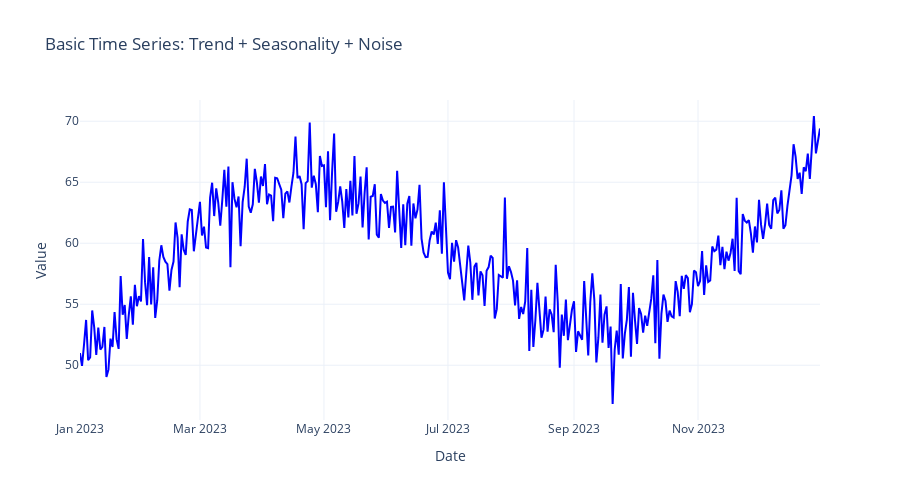

Here is the notebook cell this chart was saved with:
### Markdown cell above
## 2. Basic Time Series Visualization

Let's start by creating and visualizing a simple time series. A time series is simply data points collected at successive time intervals.

### Code cell
# Generate a time series with trend and seasonality
n = 365  # one year of daily data
time = np.arange(n)
trend = 0.05 * time
seasonality = 10 * np.sin(2 * np.pi * time / 365)
noise = np.random.normal(0, 2, n)
ts_basic = trend + seasonality + noise + 50

# Create a date range
dates = pd.date_range(start='2023-01-01', periods=n, freq='D')

# Create interactive plot
fig = go.Figure()
fig.add_trace(go.Scatter(x=dates, y=ts_basic, mode='lines', name='Time Series',
                         line=dict(color='blue', width=2)))

fig.update_layout(
    title='Basic Time Series: Trend + Seasonality + Noise',
    xaxis_title='Date',
    yaxis_title='Value',
    hovermode='x unified',
    template='plotly_white',
    height=500
)

fig.show()

### Figure 1 — Plotly figure (JSON) as saved in the notebook; plotly's stock layout.template omitted (floating-point values rounded to 4 significant figures; data arrays with more than 128 entries replaced by an {"elided": "..."} marker saying what was removed)
{"data": [{"line": {"color": "blue", "width": 2}, "mode": "lines", "name": "Time Series", "type": "scatter", "x": {"elided": "365 str values"}, "y": {"elided": "365 float values"}}], "layout": {"height": 500, "hovermode": "x unified", "title": {"text": "Basic Time Series: Trend + Seasonality + Noise"}, "xaxis": {"title": {"text": "Date"}}, "yaxis": {"title": {"text": "Value"}}}}
